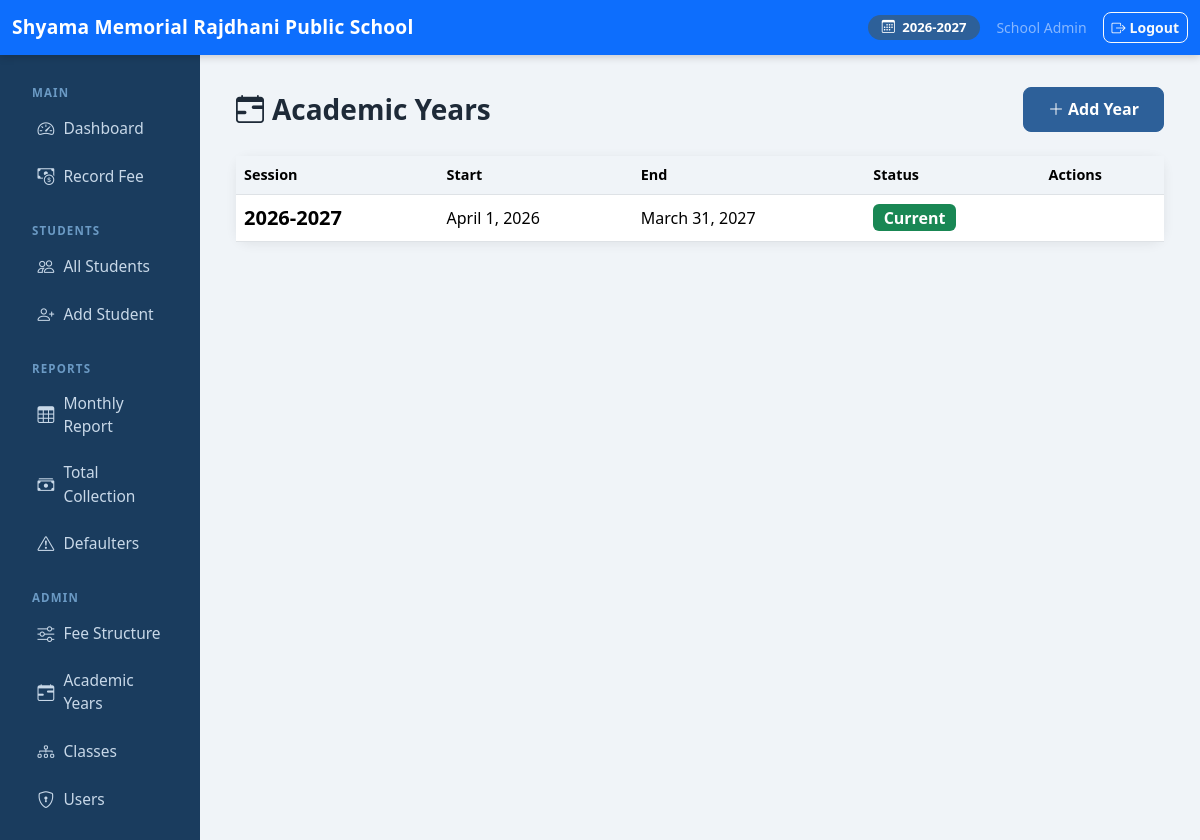
The app's page /students/years/ (signed in) with its own data.
### students/models.py (models this page shows, shortened)
class AcademicYear(models.Model):
    name = models.CharField(max_length=20, unique=True)  # e.g. "2026-2027"
    start_date = models.DateField()
    end_date = models.DateField()
    is_current = models.BooleanField(default=False)
    class Meta:
        ordering = ['-start_date']
    @classmethod
    def get_current(cls):
        return cls.objects.filter(is_current=True).first()

### accounts/models.py (models this page shows, shortened)
class CustomUser(AbstractUser):
    ROLE_ADMIN = 'admin'
    ROLE_TEACHER = 'teacher'
    ROLE_CHOICES = [
        (ROLE_ADMIN, 'Admin'),
        (ROLE_TEACHER, 'Teacher'),
    ]
    role = models.CharField(max_length=10, choices=ROLE_CHOICES, default=ROLE_TEACHER)
    def is_admin(self):
        return self.role == self.ROLE_ADMIN

### students/views.py (the view)
# urls.py: path('years/', views.year_list, name='year_list'),
@login_required
@admin_required
def year_list(request):
    years = AcademicYear.objects.all()
    return render(request, 'students/year_list.html', {'years': years})

### fees/templatetags/fees_tags.py (called while the page is built)
@register.simple_tag
def current_year_display():
    year = AcademicYear.get_current()
    return year.name if year else 'No Active Year'

### templates/students/year_list.html (shortened to what this page needs)
{% extends "base.html" %}
{% block content %}
<div class="d-flex justify-content-between align-items-center mb-4">
  <h3 class="fw-bold mb-0"><i class="bi bi-calendar-range me-2"></i>Academic Years</h3>
  <a href="{% url 'students:year_add' %}" class="btn btn-primary btn-lg"><i class="bi bi-plus-lg me-1"></i>Add Year</a>
</div>
<div class="card">
  <div class="table-responsive">
    <table class="table table-hover mb-0">
      <thead><tr><th>Session</th><th>Start</th><th>End</th><th>Status</th><th>Actions</th></tr></thead>
      <tbody>
        {% for y in years %}
        <tr>
          <td class="fw-bold fs-5">{{ y.name }}</td>
          <td>{{ y.start_date }}</td>
          <td>{{ y.end_date }}</td>
          <td>
            {% if y.is_current %}
            <span class="badge bg-success fs-6">Current</span>
            {% else %}
            <a href="{% url 'students:year_set_current' y.pk %}" class="btn btn-sm btn-outline-success">Set as Current</a>
            {% endif %}
          </td>
          <td>
          </td>
        </tr>
        {% empty %}
        <tr><td colspan="5" class="text-center text-muted py-4">No academic years yet. <a href="{% url 'students:year_add' %}">Add one</a>.</td></tr>
        {% endfor %}
      </tbody>
    </table>
  </div>
</div>
{% endblock %}

### templates/base.html (shortened to what this page needs)
<!DOCTYPE html>
<html lang="en">
<head>
  <link href="https://cdn.jsdelivr.net/npm/bootstrap@5.3.3/dist/css/bootstrap.min.css" rel="stylesheet">
  <link href="https://cdn.jsdelivr.net/npm/bootstrap-icons@1.11.3/font/bootstrap-icons.min.css" rel="stylesheet">
</head>
<body>
{% if user.is_authenticated %}
<nav class="navbar navbar-dark bg-primary no-print">
  <div class="container-fluid">
    <span class="navbar-brand">Shyama Memorial Rajdhani Public School</span>
    <div class="d-flex align-items-center gap-3">
      {% with year=request.session.current_year %}
      <span class="year-badge">
        <i class="bi bi-calendar3 me-1"></i>
        {% load fees_tags %}{% current_year_display %}
      </span>
      {% endwith %}
      <span class="text-white-50 small">{{ user.get_full_name|default:user.username }}</span>
      <a href="{% url 'accounts:logout' %}" class="btn btn-outline-light btn-sm">
        <i class="bi bi-box-arrow-right me-1"></i>Logout
      </a>
    </div>
  </div>
</nav>
<div class="container-fluid">
  <div class="row">
    <div class="col-md-2 sidebar no-print py-3">
      <div class="sidebar-heading">Main</div>
      <ul class="nav flex-column">
        <li class="nav-item">
          <a class="nav-link {% if request.resolver_match.url_name == 'dashboard' %}active{% endif %}" href="{% url 'fees:dashboard' %}">
            <i class="bi bi-speedometer2"></i> Dashboard
          </a>
        </li>
        <li class="nav-item">
          <a class="nav-link {% if 'fee_entry' in request.resolver_match.url_name %}active{% endif %}" href="{% url 'fees:fee_entry_select' %}">
            <i class="bi bi-cash-coin"></i> Record Fee
          </a>
        </li>
      </ul>
      <div class="sidebar-heading mt-2">Students</div>
      <ul class="nav flex-column">
        <li class="nav-item">
          <a class="nav-link" href="{% url 'students:list' %}">
            <i class="bi bi-people"></i> All Students
          </a>
        </li>
        <li class="nav-item">
          <a class="nav-link" href="{% url 'students:add' %}">
            <i class="bi bi-person-plus"></i> Add Student
          </a>
        </li>
      </ul>
      <div class="sidebar-heading mt-2">Reports</div>
      <ul class="nav flex-column">
        <li class="nav-item">
          <a class="nav-link" href="{% url 'fees:monthly_report' %}">
            <i class="bi bi-table"></i> Monthly Report
          </a>
        </li>
        <li class="nav-item">
          <a class="nav-link" href="{% url 'fees:total_collection' %}">
            <i class="bi bi-cash-stack"></i> Total Collection
          </a>
        </li>
        <li class="nav-item">
          <a class="nav-link" href="{% url 'fees:defaulters' %}">
            <i class="bi bi-exclamation-triangle"></i> Defaulters
          </a>
        </li>
      </ul>
      {% if user.is_admin %}
      <div class="sidebar-heading mt-2">Admin</div>
      <ul class="nav flex-column">
        <li class="nav-item">
          <a class="nav-link" href="{% url 'fees:structure_list' %}">
            <i class="bi bi-sliders"></i> Fee Structure
          </a>
        </li>
        <li class="nav-item">
          <a class="nav-link" href="{% url 'students:year_list' %}">
            <i class="bi bi-calendar-range"></i> Academic Years
          </a>
        </li>
        <li class="nav-item">
          <a class="nav-link" href="{% url 'students:class_list' %}">
            <i class="bi bi-diagram-3"></i> Classes
          </a>
        </li>
        <li class="nav-item">
          <a class="nav-link" href="{% url 'accounts:user_list' %}">
            <i class="bi bi-shield-lock"></i> Users
          </a>
        </li>
      </ul>
      {% endif %}
    </div>
    <div class="col-md-10 main-content">
      {% block content %}{% endblock %}
    </div>
  </div>
</div>
{% else %}
{% block full_content %}{% endblock %}
{% endif %}
</body>
</html>

### templates/base.html (style rules this page uses)
body { font-size: 1rem; background: #f0f4f8; color: #1e2a38; }
a { text-decoration: none; }
.navbar { box-shadow: 0 2px 8px rgba(0,0,0,.18); }
.navbar-brand { font-weight: 700; font-size: 1.2rem; letter-spacing: .01em; }
.sidebar { min-height: calc(100vh - 56px); background: #1a3c5e; }
.sidebar .nav-link { color: #c8d8e8; font-size: .97rem; padding: .6rem 1.1rem; border-radius: 7px; margin: 2px 8px; display: flex; align-items: center; gap: 9px; transition: background .15s; }
.sidebar .nav-link i { font-size: 1.05rem; flex-shrink: 0; }
.sidebar-heading { color: #6b9ac4; font-size: .72rem; font-weight: 700; letter-spacing: .1em; padding: .8rem 1.25rem .2rem; text-transform: uppercase; }
.main-content { padding: 2rem 2.25rem; }
.card { border: none; border-radius: 14px; box-shadow: 0 2px 12px rgba(0,0,0,.07); }
.btn { border-radius: 8px; font-weight: 600; }
.btn-lg { font-size: 1rem; padding: .6rem 1.5rem; }
.btn-primary { background: #2d6099; border-color: #2d6099; }
.table th { font-weight: 600; background: #f0f4f8; font-size: .9rem; }
.table td { vertical-align: middle; }
.year-badge { background: #2d6099; color: #fff; border-radius: 20px; padding: 3px 14px; font-size: .82rem; font-weight: 600; }

### records on screen
AcademicYear: name "2026-2027", start_date "April 1, 2026", end_date "March 31, 2027", is_current "Current"
CustomUser: get_full_name "School Admin"
